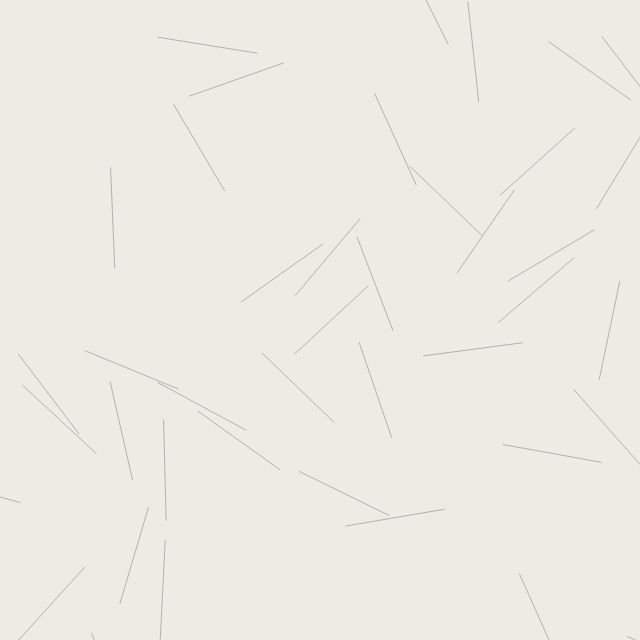
Frame 1 (no input)
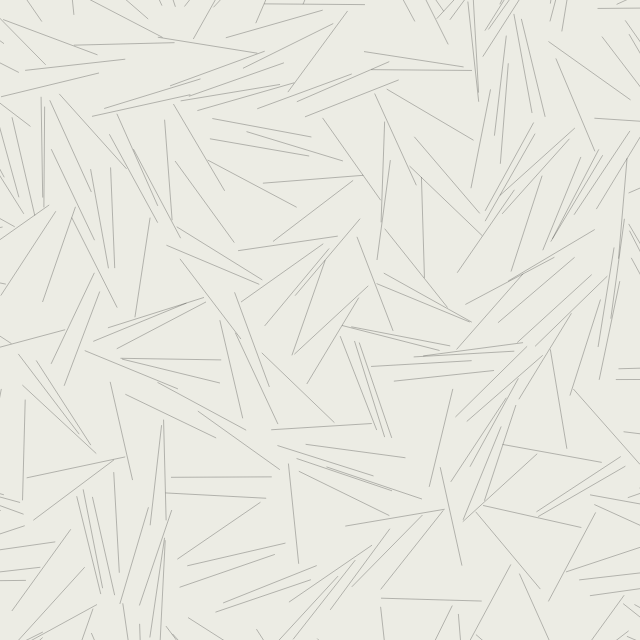
Frame 60 (no input)
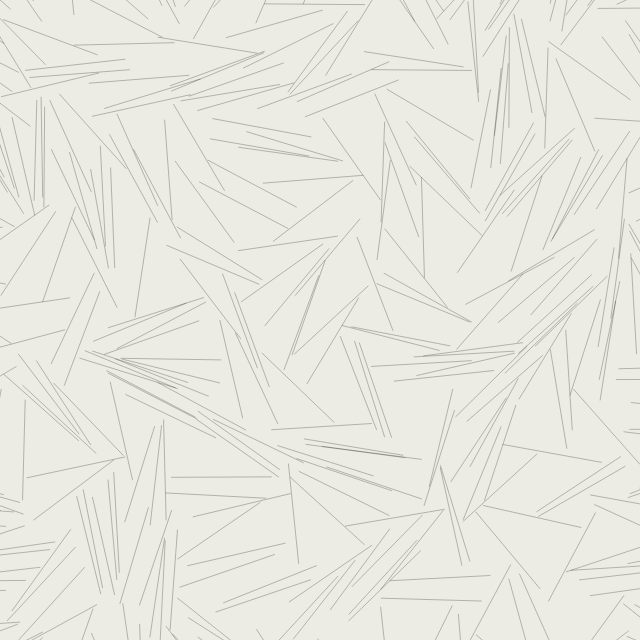
Frame 120 (the mouse pressed at the canvas centre since frame 60)

The p5.js sketch that drew these frames (run headless with seeded random() and noise() and a simulated clock; from frame 60 on, the mouse is pressed at the canvas centre):

// p5.js sketch
// ── sketch.js
var lines;
var lineLength;

function setup() {
  createCanvas(640, 640);
  lines = [];
  lineLength = 100;
}

function draw() {
  background('#ecece4');
  stroke(0);
  strokeWeight(0.25);
  
  for (var iterations = 0; iterations < 50; iterations++) {
    var angle = random(TWO_PI);
    var start = createVector(random(width), random(height));
    var newLine = {
      start: start,
      end: createVector(start.x + lineLength * cos(angle), start.y + lineLength * sin(angle))
    };
    
    var doesIntersect = false;
    for (var i = 0; i < lines.length; i++) {
      if (doLineSegmentsIntersect(newLine.start, newLine.end, lines[i].start, lines[i].end)) {
        doesIntersect = true;
        break;
      }
    }
    
    if (!doesIntersect) {
      lines.push(newLine);
    }
  }
  
  for (var j = 0; j < lines.length; j++) {
    var l = lines[j];
    line(l.start.x, l.start.y, l.end.x, l.end.y);
  }
}

// adapted from https://github.com/openframeworks/openFrameworks/blob/master/libs/openFrameworks/math/ofMath.cpp#L264
function doLineSegmentsIntersect(line1Start, line1End, line2Start, line2End) {
  var diffLine1 = p5.Vector.sub(line1End, line1Start);
  var diffLine2 = p5.Vector.sub(line2End, line2Start);
  var compareLine1 = diffLine1.x * line1Start.y - diffLine1.y * line1Start.x;
  var compareLine2 = diffLine2.x * line2Start.y - diffLine2.y * line2Start.x;
  
  return (
    (
      ((diffLine1.x * line2Start.y - diffLine1.y * line2Start.x) < compareLine1) !==
      ((diffLine1.x * line2End.y - diffLine1.y * line2End.x) < compareLine1)
    )
    &&
    (
      ((diffLine2.x * line1Start.y - diffLine2.y * line1Start.x) < compareLine2) !==
      ((diffLine2.x * line1End.y - diffLine2.y * line1End.x) < compareLine2)
    )
  );
}
